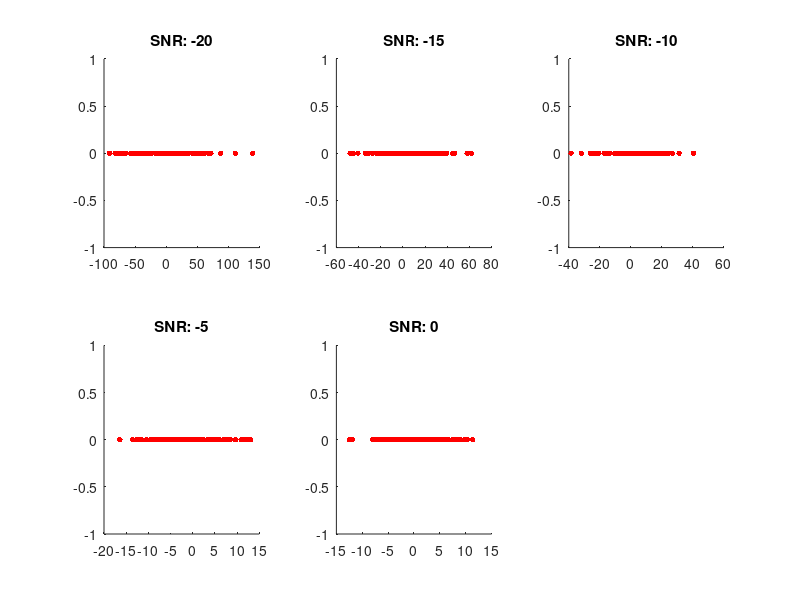
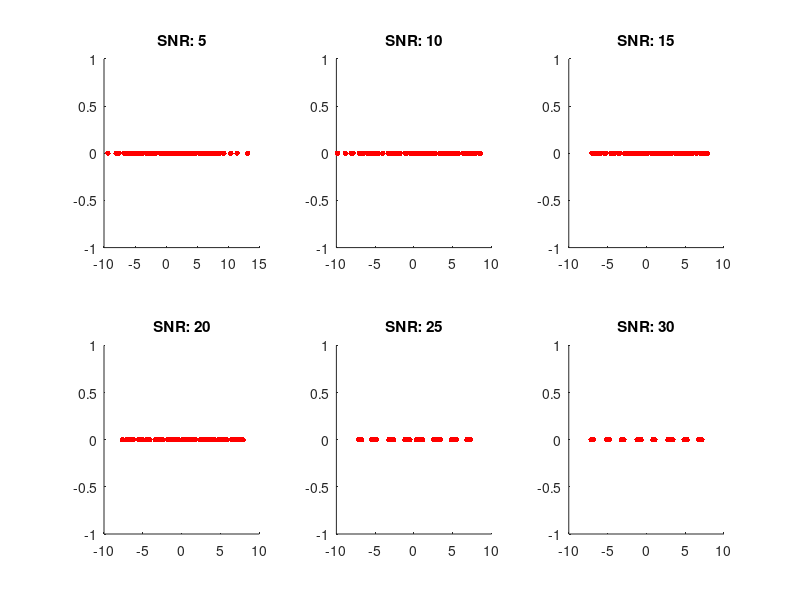
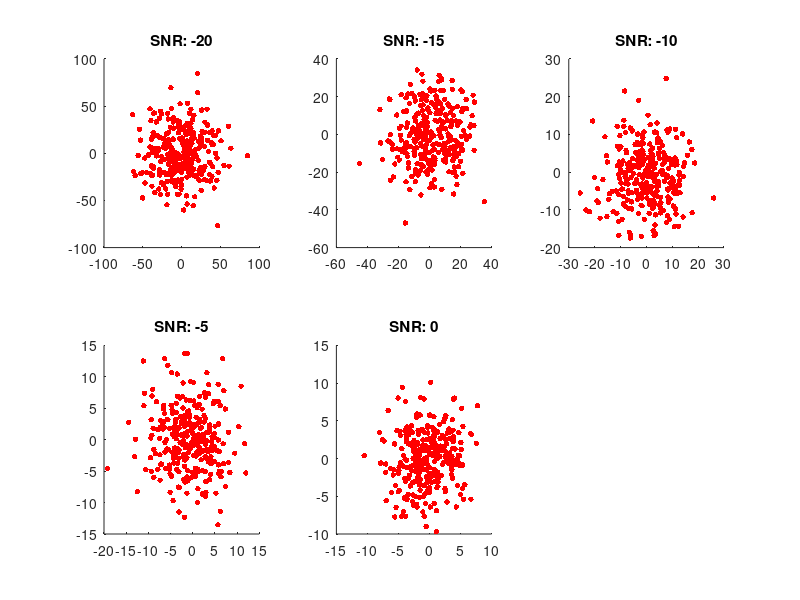
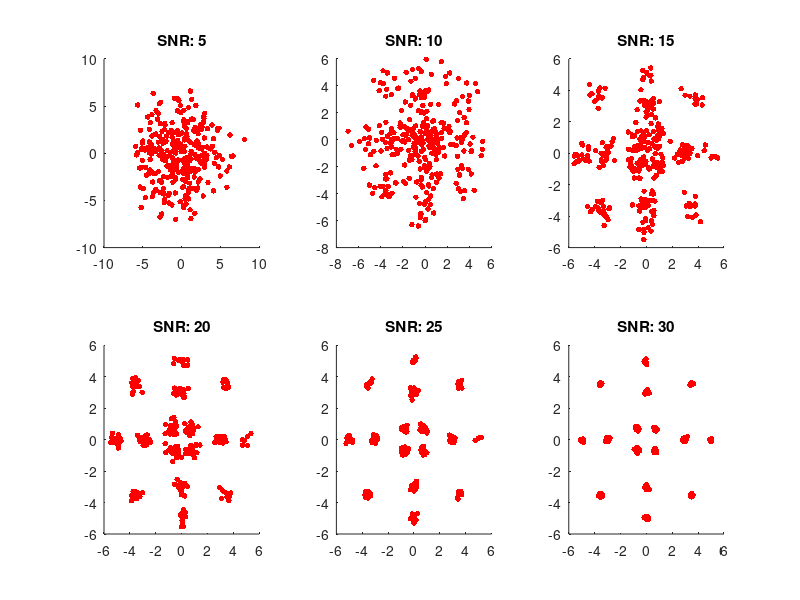

Write MATLAB code to recreate these figures, in order.
% Digital modulations under SNR equal to % -20dB to +30dB with a step of 5.% Generated mods: 8PAM, BPSK, QPSK, 16PSK, 16QAM, 64QAM% Antonios Antoniou - aantonii@ece.auth.gr% Anestis Kaimakamidis - anestisk@ece.auth.gr% 2021 Aristotle University Thessaloniki pkg load communications% Number of symbols M and varying SNR in an AWGN channel.M = [2 4 8 16 64];SNR = -20:5:30;% Produce 100 random samples depending on M.for i = 1:5  data(i, :) = randi([0 M(i)-1], 100, 1)'; endforfigure = figure()% 8PAM modulation.for i = 1:5  pam_data = pammod(data(3, :), M(3));  pam_noise = awgn(pam_data, SNR(i), 'measured');  subplot(2, 3, i);  scatter(real(pam_noise), imag(pam_noise), 16, "r", "filled");  title(sprintf ("SNR: %d", SNR(i)));endforprint(figure, "detail/8pam_negative.png", "-S872,654")clffor i = 6:11  pam_data = pammod(data(3, :), M(3));  pam_noise = awgn(pam_data, SNR(i), 'measured');  subplot(2, 3, i-5);  scatter(real(pam_noise), imag(pam_noise), 16, "r", "filled");  title(sprintf ("SNR: %d", SNR(i)));endforprint(figure, "detail/8pam_positive.png", "-S872,654")  clf    % 16APSK modulation with an external 8PSK constellation,% a 4PSK constellation with no initial phase in the middle,% and a 4PSK one with pi/4 initial phase internally.for i = 1:5  apsk_data1 = 5 * pskmod(data(3, :), M(3));  apsk_data2 = 3 * pskmod(data(2, :), M(2));  apsk_data3 = pskmod(data(2, :), M(2), pi/4);  apsk_data = [apsk_data1 apsk_data2 apsk_data3];  apsk_noise = awgn(apsk_data, SNR(i), 'measured');  subplot(2, 3, i);  scatter(real(apsk_noise), imag(apsk_noise), 16, "r", "filled");  title(sprintf ("SNR: %d", SNR(i)));endforprint(figure, "detail/16apsk_negative.png", "-S872,654")clffor i = 6:11  apsk_data1 = 5 * pskmod(data(3, :), M(3));  apsk_data2 = 3 * pskmod(data(2, :), M(2));  apsk_data3 = pskmod(data(2, :), M(2), pi/4);  apsk_data = [apsk_data1 apsk_data2 apsk_data3];  apsk_noise = awgn(apsk_data, SNR(i), 'measured');  subplot(2, 3, i-5);  scatter(real(apsk_noise), imag(apsk_noise), 16, "r", "filled");  title(sprintf ("SNR: %d", SNR(i)));endfor print(figure, "detail/16apsk_positive.png", "-S872,654")clf% QPSK modulation with no initial phase.for i = 1:5  qpsk_data = pskmod(data(2, :), M(2));  qpsk_noise = awgn(qpsk_data, SNR(i), 'measured');  subplot(2, 3, i);  scatter(real(qpsk_noise), imag(qpsk_noise), 16, "r", "filled");  title(sprintf ("SNR: %d", SNR(i)));endforprint(figure, "detail/qpsk_negative.png", "-S872,654")clffor i = 6:11  qpsk_data = pskmod(data(2, :), M(2));  qpsk_noise = awgn(qpsk_data, SNR(i), 'measured');  subplot(2, 3, i-5);  scatter(real(qpsk_noise), imag(qpsk_noise), 16, "r", "filled");  title(sprintf ("SNR: %d", SNR(i)));endfor print(figure, "detail/qpsk_positive.png", "-S872,654")clf    % 16PSK modulation with initial phase theta = pi/4.for i = 1:5  psk_data = pskmod(data(4, :), M(4), pi/4);  psk_noise = awgn(psk_data, SNR(i), 'measured');  subplot(2, 3, i);  scatter(real(psk_noise), imag(psk_noise), 16, "r", "filled");  title(sprintf ("SNR: %d", SNR(i)));endforprint(figure, "detail/16psk_negative.png", "-S872,654")clffor i = 6:11  psk_data = pskmod(data(4, :), M(4), pi/4);  psk_noise = awgn(psk_data, SNR(i), 'measured');  subplot(2, 3, i-5);  scatter(real(psk_noise), imag(psk_noise), 16, "r", "filled");  title(sprintf ("SNR: %d", SNR(i)));endforprint(figure, "detail/16psk_positive.png", "-S872,654")clf  % 16QAM modulationfor i = 1:5  qam_data = qammod(data(4, :), M(4));  qam_noise = awgn(qam_data, SNR(i), 'measured');  subplot(2, 3, i);  scatter(real(qam_noise), imag(qam_noise), 16, "r", "filled");  title(sprintf ("SNR: %d", SNR(i)));endforprint(figure, "detail/16qam_negative.png", "-S872,654")clffor i = 6:11  qam_data = qammod(data(4, :), M(4));  qam_noise = awgn(qam_data, SNR(i), 'measured');  subplot(2, 3, i - 5);  scatter(real(qam_noise), imag(qam_noise), 16, "r", "filled");  title(sprintf ("SNR: %d", SNR(i)));endforprint(figure, "detail/16qam_positive.png", "-S872,654")clf % 64QAM modulationfor i = 1:5  qam_data = qammod(data(5, :), M(5));  qam_noise = awgn(qam_data, SNR(i), 'measured');  subplot(2, 3, i);  scatter(real(qam_noise), imag(qam_noise), 16, "r", "filled");  title(sprintf ("SNR: %d", SNR(i)));endforprint(figure, "detail/64qam_negative.png", "-S872,654")clffor i = 6:11  qam_data = qammod(data(5, :), M(5));  qam_noise = awgn(qam_data, SNR(i), 'measured');  subplot(2, 3, i - 5);  scatter(real(qam_noise), imag(qam_noise), 16, "r", "filled");  title(sprintf ("SNR: %d", SNR(i)));endforprint(figure, "detail/64qam_positive.png", "-S872,654")